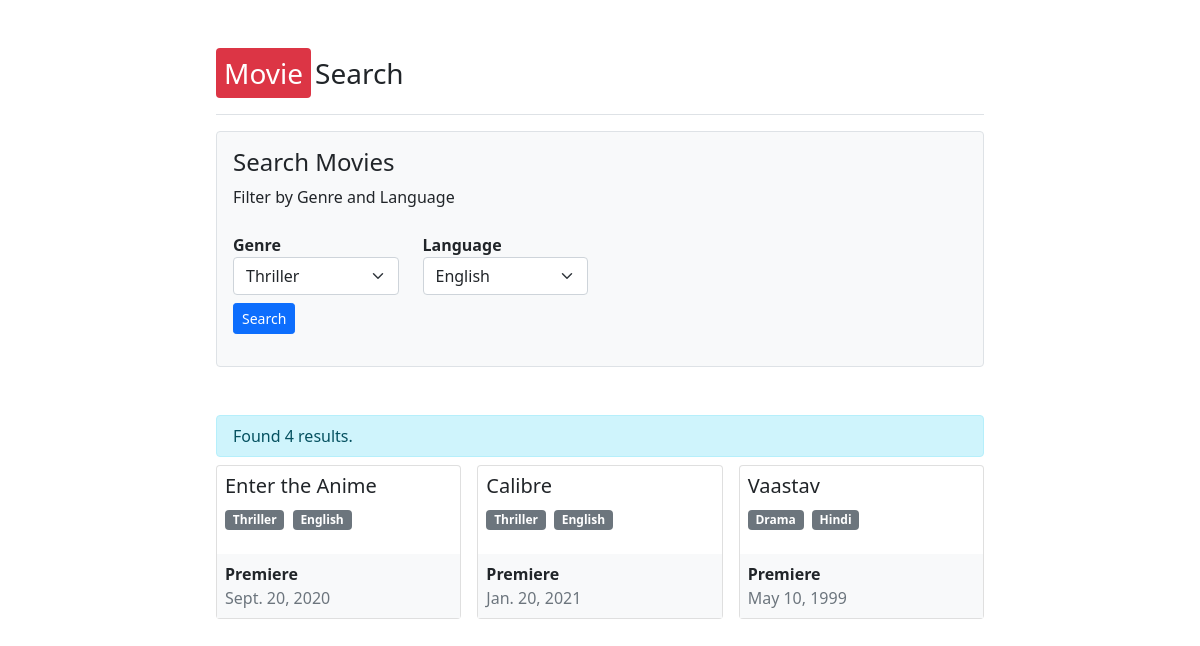
The page / on the database its author committed.
### movies/models.py (models this page shows, shortened)
class movies(models.Model):
    name = models.CharField(max_length=200)
    imdb_score = models.FloatField()
    premiered_on = models.DateField()
    language = models.CharField(max_length=50)
    genre = models.ForeignKey(Genre, on_delete=models.CASCADE)

class Genre(models.Model):
    name = models.CharField(max_length=50)
    def __str__(self):
        return self.name

### movies/views.py (the view, shortened to what this page needs)
# urls.py: path('', views.list_movies, name = 'list' )
def list_movies(request):
    context = {}
    context["movies"] = movies.objects.all()
    context["genres"] = Genre.objects.all()
    return render(request, "movies.html", context)

### movies/templates/movies.html (shortened to what this page needs)
<!doctype html>
<html lang="en">
  <head>
    <link href="https://cdn.jsdelivr.net/npm/bootstrap@5.0.1/dist/css/bootstrap.min.css" rel="stylesheet">
  </head>
  <body>
<div class="col-lg-8 mx-auto p-3 py-md-5">
  <header class="d-flex align-items-center pb-3 mb-3 border-bottom">
    <a href="/" class="d-flex align-items-center text-dark text-decoration-none fs-3">
      <span class="text-white py-1 px-2 bg-danger rounded me-1">Movie</span> <span>Search</span>
    </a>
  </header>
  <main>
    <div class='bg-light border p-3 rounded'>
      <h4>Search Movies</h4>
      <p class="col-md-8">Filter by Genre and Language</p>
      <div class="mt-4 mb-2">
        <form action='' method='POST'>
          <div class='row align-items-center'>
            <div class='col-md-3'>
              <label class='fw-bold'>Genre</label>
              <select name="genres" class="form-select" aria-label="Default select example">
                {% for genre in genres %}
                <option value="action">{{genre.name}}</option>
                {% endfor %}
              </select>
            </div>
            <div class='col-md-3'>
              <label class='fw-bold'>Language</label>
              <select name="language" class="form-select" aria-label="Default select example">
                <option value="language">English</option>
              </select>
            </div>
            <div class='col-md-12'>
              <div class='py-2'>
                <input type='submit' class='btn btn-sm btn-primary' value='Search' />
              </div>
            </div>
          </div>
      </form>
      </div>
    </div>
    <div class='mt-4 py-3'>
    <div class='my-2 py-2 px-3 rounded alert alert-info'>Found 4 results.</div>
    <div class="row g-3">
    {% for movie in movies %}
      <div class="col-md-4">
        <div class="card">
          <div class="card-body p-0">
            <div class='p-2'>
              <h5 class="card-title">{{movie.name}}</h5>
              <div class='badges'>
                <span class='me-1 badge bg-secondary'>{{movie.genre}}</span>
                <span class='me-1 badge bg-secondary'>{{movie.language}}</span>
              </div>
            </div>
            <div class='mt-3 bg-light rouned p-2'>
              <div class='row g-1 p-0'>
                <div class='col-6'>
                  <div class='fw-bold'>Premiere</div>
                  <div class='fw-light text-muted'>{{movie.premiered_on}}</div>
                </div>
                <div class='col-6'>
                </div>
              </div>
            </div>
          </div>
        </div>
      </div>
      {% endfor %}
    </div>
    </div>
  </main>
</div>
  </body>
</html>

### rows shown on the page
movies: name "Enter the Anime", genre "Thriller", language "English", premiered_on "Sept. 20, 2020"
movies: name "Calibre", genre "Thriller", language "English", premiered_on "Jan. 20, 2021"
movies: name "Vaastav", genre "Drama", language "Hindi", premiered_on "May 10, 1999"

### other values the page prints
form field genres "Thriller"
